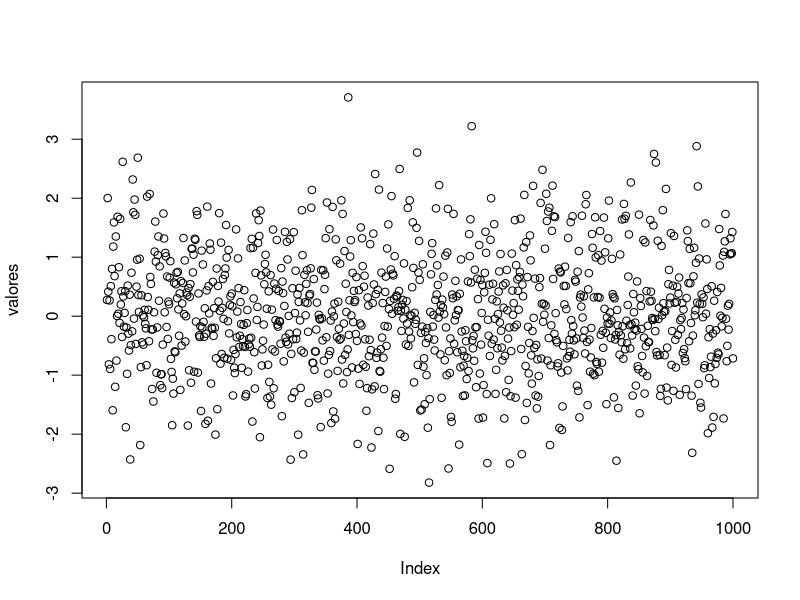
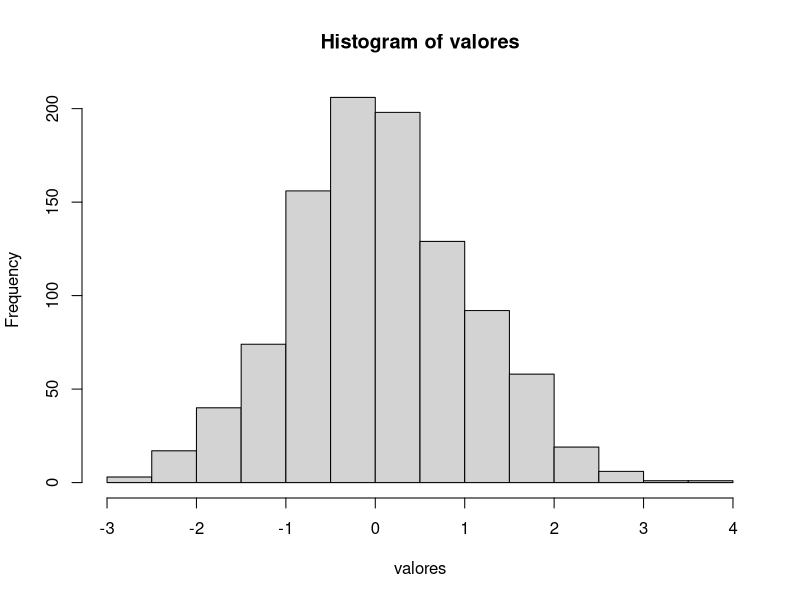
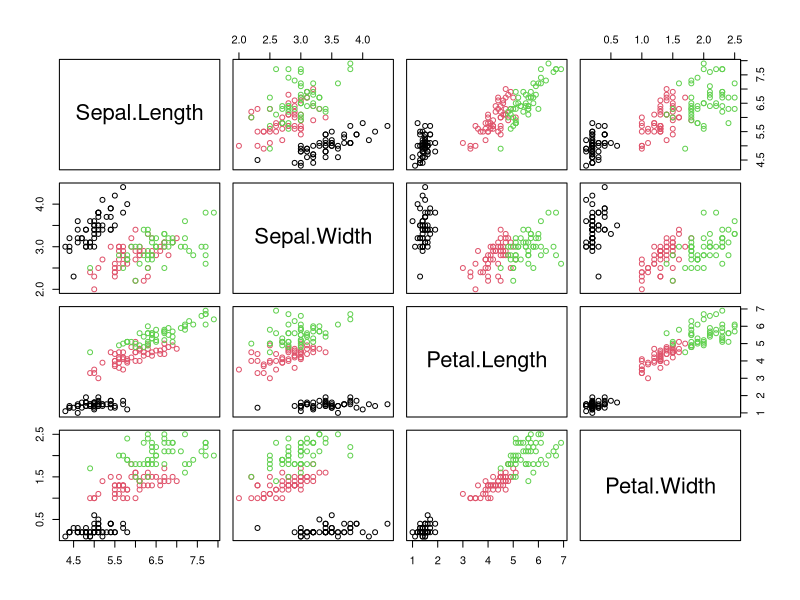

Reproduce these figures in R, in order.
## ---- chunk 1
R.version
## ---- chunk 2
getwd()
setwd('~')
getwd()
list.files()
## ---- chunk 3
help(getwd)
?getwd
## ---- chunk 4
#install.packages('rpart')
## ---- chunk 5
pi <- 3.1415
e = 2.7182
i <- ((e ^ 2) + 45)/pi
pi
e
i
## ---- chunk 6
ls()
rm(i)
## ---- chunk 7
a = c('Geraldo', 'Marcelo', 'Luis')
a
## ---- chunk 8
a = c(1,2,3,4,5)
b = c(TRUE, FALSE, T, F)
d = c(1, NA, 3)
a
b
d
## ---- chunk 9
lucros <- c(100, 50, 10, 70)
lucros[2]
lucros[1:4]
## ---- chunk 10
lucros[2] <- 80
lucros[2]
lucros[1:4] <- c(70, 10, 50, 100)
lucros
## ---- chunk 11
prejuizo <- c()
prejuizo
mais_prejuizo <- vector()
mais_prejuizo
## ---- chunk 12
v = c(4, 7, 23.5, 76, 80)
v * 2
sqrt(v)
## ---- chunk 13
v1 = c(1, 2, 3, 4, 5, 6)
v2 = c(1, 2, 3, 4, 5, 6)
v1 + v2
v1 - v2
v1 ^ v2
## ---- chunk 14
v1 = c(1, 2, 3, 4, 5, 6)
v2 = c(1, 2, 3)
v1 + v2
v1 - v2
v1 ^ v2
## ---- chunk 15
v1 = c(1, 2, 3, 4, 5, 6)
v2 = c(1, 2, 3, 4)
v1 + v2
v1 - v2
v1 ^ v2
## ---- chunk 16
civil = c('solteiro', 'casado', 'casado', 'solteiro', 'solteiro')
estado = factor(civil)
estado
## ---- chunk 17
civil = factor(c('solteiro', 'solteiro', 'solteiro'), levels=c('casado', 'solteiro'))
civil
## ---- chunk 18
table(civil)
## ---- chunk 19
sexo <- factor(c('f', 'm', 'm', 'm', 'f', 'm', 'f', 'm', 'f', 'f'))
idade <- factor(c('adulto', 'adulto', 'jovem', 'jovem', 'adulto', 'adulto', 'adulto', 'jovem', 'adulto', 'jovem'))
aux = table(sexo, idade)
aux
## ---- chunk 20
prop.table(aux, 1)
prop.table(aux, 2)
## ---- chunk 21
1:10
10:(15 - 1)
10:15 - 1
5:0
## ---- chunk 22
seq(-4, 1, 0.1)
seq(from=1, to=10, length=100)
## ---- chunk 23
rep(5, 10)
rep("yep", 3)
rep(1:3, 5)
rep(1:5, length.out=7)
## ---- chunk 24
rnorm(10)
rnorm(10, mean=0, sd=1)
rt(10, df = 100)
## ---- chunk 25
valores = rnorm(1000) 
plot(valores)
hist(valores)
## ---- chunk 26
frutas = c('banana', 'maca', 'pera', 'uva', 'melancia')
idx = c(1,2,5)
frutas[idx]
## ---- chunk 27
frutas = rnorm(100, mean=0, sd=1)
frutas[frutas > 0]
frutas[frutas < -0.5 | frutas > 0.5]

## ---- chunk 28
idh = c(0.7, 0.8, 0.7, 0.8, 0.9)
names(idh) = c('BR', 'CH', 'EUA', 'FR', 'AL')
idh
## ---- chunk 29
idh[c('BR', 'AL')]
## ---- chunk 30
vendas <- c(45, 23, 66, 77, 33, 44, 56, 12, 78, 23, 78, 90)
vendas
dim(vendas) <- c(3, 4)
vendas
## ---- chunk 31
vendas <- matrix(c(45, 23, 66, 77, 33, 44, 56, 12, 78, 23, 78, 90), nrow=3, ncol=4)
vendas
## ---- chunk 32
rownames(vendas) = c('loja1', 'loja2', 'loja3')
colnames(vendas) = c('elet', 'livro', 'coz', 'info')
vendas
## ---- chunk 33
vendas['loja1',]
vendas[,'livro']
vendas['loja1', 'livro']
## ---- chunk 34
cbind(vendas, farm=c(60, 50, 0))
rbind(vendas, loja4=c(78, 23, 78, 90))
## ---- chunk 35
m1 = matrix(c(5, 4, 6, 3, 10, 7), 2, 3, byrow=T)
m2 = matrix(c(2, 1, 5, 3, 3, 8), 2, 3, byrow=T)
m1
m2
m1 + m2
m1 * m2
m1 ^ m2
## ---- chunk 36
m1 = matrix(c(5, 4, 6, 3, 10, 7), 2, 3, byrow=T)
m2 = t(m2)
m1
m2
m1 %*% m2
## ---- chunk 37
vendas <- c(45, 23, 66, 77, 33, 44, 56, 12, 78, 23, 78, 90)
vendas
dim(vendas) <- c(3, 2, 2)
vendas
## ---- chunk 38
vendas <- array(c(45, 23, 66, 77, 33, 44, 56, 12, 78, 23, 78, 90), dim=c(3, 2, 2))
vendas
## ---- chunk 39
aluno = list(numero = 20023441, nome = "Joao da Silva", notas = c(10, 9, 7, 10))
aluno
aluno[[1]]
aluno$numero
names(aluno)
## ---- chunk 40
aluno$pais = 'Br'
aluno
## ---- chunk 41
joao = list(numero = 20023441, nome = 'Joao da Silva', notas = c(10, 9, 7, 10), pais='Br')
ana = list(numero = 20023356, nome = 'Ana da Silva', notas = c(10, 10, 8, 9), pais='Br')
maria = list(numero = 20032459, nome = 'Maria Joana', notas = c(9, 10, 8, 7), pais='Br')
alunos = list(joao, ana, maria)
alunos
## ---- chunk 42
notas = data.frame(numero = c(20023441, 20023356, 20032459, 20045654, 19054321), curso=c('BCC', 'BCC', 'BCC', 'EComp', 'EComp'), turma = c('Turma A', 'Turma A', 'Turma C', 'Turma B', 'Turma B'), notas = c(8.3, 9.3, 7.2, 8.5, 8.9), mencao=c('MS', 'SS', 'MS', 'MS', 'MS'))
notas
## ---- chunk 43
notas[notas$curso == 'BCC',]
notas[notas$mencao == 'SS',]
notas[notas$curso == 'BCC', 'turma']
## ---- chunk 44
data(iris)
iris
## ---- chunk 45
plot(iris[,1:4], col=iris$Species)
